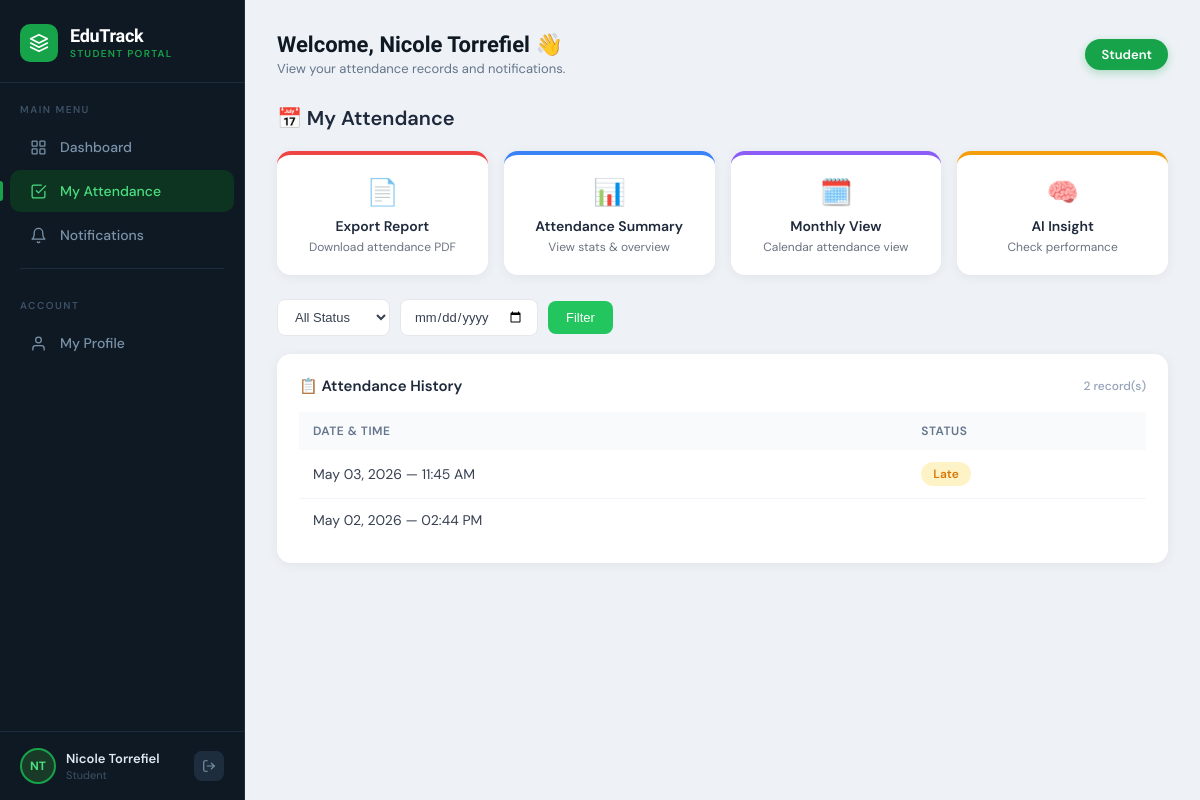
The app's page /student_dashboard.php?page=attendance (signed in) with its own data.
### tables this page shows
CREATE TABLE `attendance` (
  `id` int(11) NOT NULL,
  `student_id` int(11) NOT NULL,
  `scan_date` date NOT NULL,
  `scan_time` time NOT NULL,
  `status` enum('on_time','late') DEFAULT 'on_time',
  `date_added` datetime DEFAULT current_timestamp(),
  `created_at` datetime DEFAULT current_timestamp()
);

### student_dashboard.php (the view, shortened to what this page needs)
<?php
include 'includes/db.php';
$name       = $_SESSION['name'];
$role       = $_SESSION['role'];
$page       = $_GET['page'] ?? 'dashboard';
$student_id = $_SESSION['user_id'];
$sq = $conn->prepare("SELECT fullname, email, parent_email, qr_code, qr_token FROM users WHERE id = ?");
$sq->bind_param("i", $student_id);
$sq->execute();
$me = $sq->get_result()->fetch_assoc();
$aq = $conn->prepare("SELECT COALESCE(SUM(status='present'),0) AS present, COALESCE(SUM(status='absent'),0) AS absent FROM attendance WHERE student_id = ?");
$aq->bind_param("i", $student_id);
$aq->execute();
$my_att = $aq->get_result()->fetch_assoc();
$has_qr = !empty($me['qr_code']) && !empty($me['qr_token']);
$words    = array_slice(explode(' ', $name), 0, 2);
$initials = strtoupper(implode('', array_map(fn($w) => $w[0], $words)));
$ava_colors = ['#3b82f6','#16a34a','#be185d','#9333ea','#ea580c','#0891b2'];
$avatar_bg  = $ava_colors[$student_id % count($ava_colors)];
?>
<!DOCTYPE html>
<html lang="en">
<head>
</head>
<body>
<div class="sidebar">
    <a class="sidebar-brand" href="student_dashboard.php">
        <div class="brand-icon">
            <svg viewBox="0 0 24 24">
                <path d="M12 2L2 7l10 5 10-5-10-5z"/>
                <path d="M2 17l10 5 10-5"/>
                <path d="M2 12l10 5 10-5"/>
            </svg>
        </div>
        <div>
            <div class="brand-name">EduTrack</div>
            <div class="brand-tag">Student Portal</div>
        </div>
    </a>
    <div class="sidebar-section-label">Main Menu</div>
    <div class="nav">
        <a href="?page=dashboard" class="<?= $page === 'dashboard' ? 'active' : '' ?>">
            <span class="nav-icon">
                <svg viewBox="0 0 24 24">
                    <rect x="3" y="3" width="7" height="7" rx="1"/>
                    <rect x="14" y="3" width="7" height="7" rx="1"/>
                    <rect x="3" y="14" width="7" height="7" rx="1"/>
                    <rect x="14" y="14" width="7" height="7" rx="1"/>
                </svg>
            </span>
            Dashboard
        </a>
        <a href="?page=attendance" class="<?= $page === 'attendance' ? 'active' : '' ?>">
            <span class="nav-icon">
                <svg viewBox="0 0 24 24">
                    <path d="M9 11l3 3L22 4"/>
                    <path d="M21 12v7a2 2 0 0 1-2 2H5a2 2 0 0 1-2-2V5a2 2 0 0 1 2-2h11"/>
                </svg>
            </span>
            My Attendance
        </a>
        <a href="?page=notifications" class="<?= $page === 'notifications' ? 'active' : '' ?>">
            <span class="nav-icon">
                <svg viewBox="0 0 24 24">
                    <path d="M18 8A6 6 0 0 0 6 8c0 7-3 9-3 9h18s-3-2-3-9"/>
                    <path d="M13.73 21a2 2 0 0 1-3.46 0"/>
                </svg>
            </span>
            Notifications
        </a>
    </div>
    <div class="sidebar-divider"></div>
    <div class="sidebar-section-label">Account</div>
    <div class="nav">
        <a href="?page=profile" class="<?= $page === 'profile' ? 'active' : '' ?>">
            <span class="nav-icon">
                <svg viewBox="0 0 24 24">
                    <path d="M20 21v-2a4 4 0 0 0-4-4H8a4 4 0 0 0-4 4v2"/>
                    <circle cx="12" cy="7" r="4"/>
                </svg>
            </span>
            My Profile
        </a>
    </div>
    <div class="sidebar-footer">
        <div class="user-card">
            <div class="user-avatar"><?= htmlspecialchars($initials) ?></div>
            <div class="user-info">
                <div class="user-name"><?= htmlspecialchars($name) ?></div>
                <div class="user-role">Student</div>
            </div>
            <a class="logout-link" href="logout.php" title="Logout">
                <svg viewBox="0 0 24 24">
                    <path d="M9 21H5a2 2 0 0 1-2-2V5a2 2 0 0 1 2-2h4"/>
                    <polyline points="16 17 21 12 16 7"/>
                    <line x1="21" y1="12" x2="9" y2="12"/>
                </svg>
            </a>
        </div>
    </div>
</div>
<div class="main">
    <div class="header">
        <div>
            <div class="welcome">
                <?= $page === 'profile' ? 'My Profile 👤' : 'Welcome, ' . htmlspecialchars($name) . ' 👋' ?>
            </div>
            <div class="welcome-sub">
                <?= $page === 'profile'
                    ? 'Your account credentials and QR attendance code.'
                    : 'View your attendance records and notifications.' ?>
            </div>
        </div>
        <div class="role"><?= ucfirst($role) ?></div>
    </div>
    <?php if ($page === 'profile'): ?>
    <div class="profile-wrap">
        <div class="profile-card">
            <div class="profile-card-top">
                <div class="profile-big-avatar" style="background:<?= $avatar_bg ?>;"><?= $initials ?></div>
                <div class="profile-fullname"><?= htmlspecialchars($me['fullname']) ?></div>
                <div style="margin-top:6px;"><span class="profile-role-pill">✔ Student</span></div>
            </div>
            <div class="cred-list">
                <div class="cred-item">
                    <div class="cred-icon ci-blue">👤</div>
                    <div class="cred-details">
                        <div class="cred-label">Full Name</div>
                        <div class="cred-value"><?= htmlspecialchars($me['fullname']) ?></div>
                    </div>
                </div>
                <div class="cred-item">
                    <div class="cred-icon ci-green">✉️</div>
                    <div class="cred-details">
                        <div class="cred-label">Student Email (Login)</div>
                        <div class="cred-value"><?= htmlspecialchars($me['email']) ?></div>
                    </div>
                </div>
                <div class="cred-item">
                    <div class="cred-icon ci-amber">📧</div>
                    <div class="cred-details">
                        <div class="cred-label">Parent Email</div>
                        <?php if (!empty($me['parent_email'])): ?>
                            <div class="cred-value"><?= htmlspecialchars($me['parent_email']) ?></div>
                        <?php else: ?>
                            <div class="cred-value" style="color:#f59e0b;font-style:italic;">Not set</div>
                        <?php endif; ?>
                    </div>
                </div>
                <div class="cred-item">
                    <div class="cred-icon ci-purple">🔒</div>
                    <div class="cred-details">
                        <div class="cred-label">Password</div>
                        <div class="cred-masked">••••••••</div>
                    </div>
                </div>
                <?php
                    $total = $my_att['present'] + $my_att['absent'];
                    $rate  = $total > 0 ? round(($my_att['present'] / $total) * 100) : 0;
                ?>
                <div class="cred-item">
                    <div class="cred-icon ci-green">📊</div>
                    <div class="cred-details">
                        <div class="cred-label">Attendance</div>
                        <div class="cred-value">
                            <span style="color:#15803d;font-weight:600;"><?= $my_att['present'] ?> present</span>
                            &nbsp;/&nbsp;
                            <span style="color:#b91c1c;font-weight:600;"><?= $my_att['absent'] ?> absent</span>
                            &nbsp;—&nbsp;<strong><?= $rate ?>%</strong>
                        </div>
                    </div>
                </div>
            </div>
        </div>
        <div class="qr-panel">
            <div class="qr-panel-header">
                <div class="qr-panel-title">
                    <svg width="15" height="15" viewBox="0 0 24 24" fill="none" stroke="#7c3aed" stroke-width="2.5" stroke-linecap="round"><rect x="3" y="3" width="5" height="5" rx="1"/><rect x="16" y="3" width="5" height="5" rx="1"/><rect x="3" y="16" width="5" height="5" rx="1"/><path d="M16 16h2v2h-2zM18 20v-2M20 18h-2"/></svg>
                    My QR Attendance Code
                </div>
                <?php if ($has_qr): ?>
                    <span class="qr-active-pill">✔ Active</span>
                <?php else: ?>
                    <span class="qr-no-pill">⚠ Not Assigned</span>
                <?php endif; ?>
            </div>
            <div class="qr-panel-body">
                <?php if ($has_qr): ?>
                <div class="qr-display-grid">
                    <div>
                        <img src="<?= htmlspecialchars($me['qr_code']) ?>"
                             class="qr-big-img" alt="My QR Code"
                             title="Click to enlarge"
                             onclick="openStuQrModal()">
                        <div class="qr-click-hint">click to enlarge</div>
                    </div>
                    <div>
                        <div class="qr-info-title">Your Attendance QR</div>
                        <div class="qr-info-desc">
                            Show this QR code to your teacher when attending class.
                            Each scan logs your attendance automatically.
                            Do not share this code with others.
                        </div>
                        <div class="qr-token-box">
                            <strong>Token:</strong> <?= htmlspecialchars($me['qr_token']) ?>
                        </div>
                        <div class="qr-action-row">
                            <button class="btn-enlarge" onclick="openStuQrModal()">
                                <svg width="11" height="11" viewBox="0 0 24 24" fill="none" stroke="currentColor" stroke-width="2.5" stroke-linecap="round"><path d="M15 3h6v6M9 21H3v-6M21 3l-7 7M3 21l7-7"/></svg>
                                Enlarge
                            </button>
                            <a href="<?= htmlspecialchars($me['qr_code']) ?>" target="_blank" class="btn-download">
                                ⬇ Download
                            </a>
                        </div>
                    </div>
                </div>
                <?php else: ?>
                <div class="no-qr-state">
                    <div class="no-qr-icon">📲</div>
                    <div class="no-qr-title">No QR Code Assigned</div>
                    <div class="no-qr-desc">Your QR code hasn't been generated yet.<br>Please contact your administrator to request one.</div>
                </div>
                <?php endif; ?>
            </div>
        </div>
    </div>
    <?php elseif ($page == 'dashboard'): ?>
        <?php include 'student_pages/dashboard.php'; ?>
    <?php elseif($page == 'attendance'): ?>
        <?php include 'student_pages/attendance.php'; ?>
    <?php elseif($page == 'notifications'): ?>
        <?php include 'student_pages/notifications.php'; ?>
    <?php elseif($page == 'notif_count'): ?>
        <?php include 'student_pages/notif_count.php'; ?>
    <?php endif; ?>
</div>
</body>
</html>

### student_pages/attendance.php (shortened to what this page needs)
<?php
include 'includes/db.php';
$student_id = $_SESSION['user_id'];
$filter = $_GET['filter'] ?? 'all';
$search = $_GET['search'] ?? '';
$where = "WHERE student_id='$student_id'";
$records = $conn->query("SELECT date_added, status FROM attendance $where ORDER BY date_added DESC");
?>
<div class="section-title">📅 My Attendance</div>
<div class="feature-grid">
    <a href="bash/export_pdf.php" target="_blank" class="feature-card pdf">
        <div class="fc-icon">📄</div>
        <h4>Export Report</h4>
        <p>Download attendance PDF</p>
    </a>
    <div class="feature-card summary" onclick="toggleSummary()">
        <div class="fc-icon">📊</div>
        <h4>Attendance Summary</h4>
        <p>View stats & overview</p>
    </div>
    <div class="feature-card calendar" onclick="toggleCalendar()">
        <div class="fc-icon">🗓️</div>
        <h4>Monthly View</h4>
        <p>Calendar attendance view</p>
    </div>
    <div class="feature-card ai" onclick="toggleAI()">
        <div class="fc-icon">🧠</div>
        <h4>AI Insight</h4>
        <p>Check performance</p>
    </div>
</div>
<form method="GET" class="filter-bar">
    <select name="filter">
        <option value="all"     <?= $filter=='all'    ?'selected':'' ?>>All Status</option>
    </select>
    <input type="date" name="search" value="<?= htmlspecialchars($search) ?>">
    <button type="submit">Filter</button>
</form>
<div class="table-card">
    <h3 style="display:flex;align-items:center;justify-content:space-between;flex-wrap:wrap;gap:8px;">
        <span>📋 Attendance History
        </span>
        <span style="font-size:12px;font-weight:500;color:#94a3b8;"><?= $records->num_rows ?> record(s)</span>
    </h3>
    <table class="data-table">
        <thead>
            <tr>
                <th>Date & Time</th>
                <th>Status</th>
            </tr>
        </thead>
        <tbody>
        <?php if($records->num_rows > 0): ?>
            <?php while($r = $records->fetch_assoc()): ?>
            <tr>
                <td><?= date('M d, Y — h:i A', strtotime($r['date_added'])) ?></td>
                <td><span class="badge <?= $r['status'] ?>"><?= ucfirst($r['status']) ?></span></td>
            </tr>
            <?php endwhile; ?>
        <?php else: ?>
            <tr><td colspan="2" style="text-align:center;color:#9ca3af;padding:20px;">No records found</td></tr>
        <?php endif; ?>
        </tbody>
    </table>
</div>

### records on screen
attendance: date_added "May 03, 2026 — 11:45 AM", status "Late"
attendance: date_added "May 02, 2026 — 02:44 PM"

### other values on screen
$initials "NT"
$name "Nicole Torrefiel"
$role "Student"
$records->num_rows "2"
